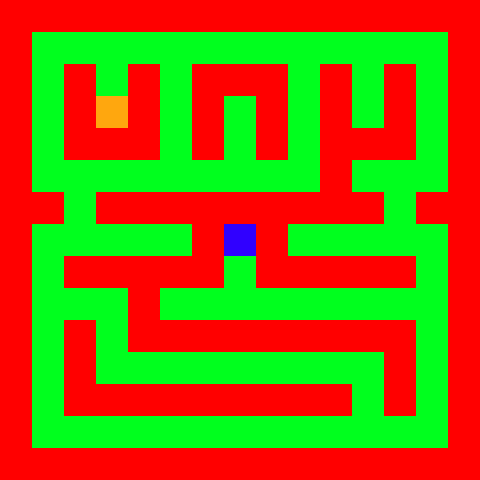

A level layout from a 2D game, rendered from its tile map. Below: a short description, then the map file with its tile-grid data intact:
An orthogonal 15x15 tile map with 32x32 px tiles, 1 tile layer (Tile Layer 1).

<map version="1.0" orientation="orthogonal" width="15" height="15" tilewidth="32" tileheight="32">
 <tileset firstgid="1" name="map" tilewidth="32" tileheight="32">
  <image source="map.png" width="128" height="32" />
 </tileset>
 <layer name="Tile Layer 1" width="15" height="15">
  <data encoding="csv">
2,2,2,2,2,2,2,2,2,2,2,2,2,2,2,
2,1,1,1,1,1,1,1,1,1,1,1,1,1,2,
2,1,2,1,2,1,2,2,2,1,2,1,2,1,2,
2,1,2,3,2,1,2,1,2,1,2,1,2,1,2,
2,1,2,2,2,1,2,1,2,1,2,2,2,1,2,
2,1,1,1,1,1,1,1,1,1,2,1,1,1,2,
2,2,1,2,2,2,2,2,2,2,2,2,1,2,2,
2,1,1,1,1,1,2,4,2,1,1,1,1,1,2,
2,1,2,2,2,2,2,1,2,2,2,2,2,1,2,
2,1,1,1,2,1,1,1,1,1,1,1,1,1,2,
2,1,2,1,2,2,2,2,2,2,2,2,2,1,2,
2,1,2,1,1,1,1,1,1,1,1,1,2,1,2,
2,1,2,2,2,2,2,2,2,2,2,1,2,1,2,
2,1,1,1,1,1,1,1,1,1,1,1,1,1,2,
2,2,2,2,2,2,2,2,2,2,2,2,2,2,2
</data>
 </layer>
</map>